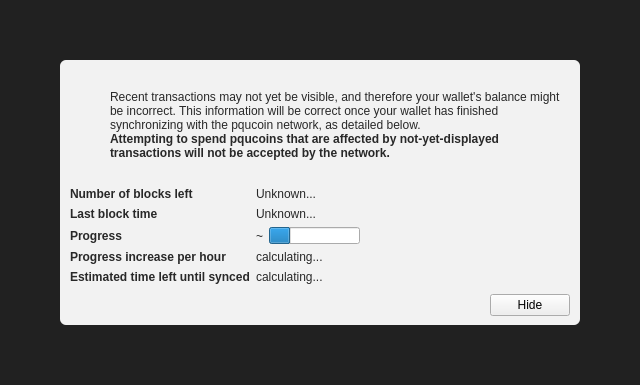
<?xml version="1.0" encoding="UTF-8"?>
<ui version="4.0">
 <class>ModalOverlay</class>
 <widget class="ModalOverlay" name="ModalOverlay">
  <property name="geometry">
   <rect>
    <x>0</x>
    <y>0</y>
    <width>640</width>
    <height>385</height>
   </rect>
  </property>
  <property name="windowTitle">
   <string>Form</string>
  </property>
  <layout class="QVBoxLayout" name="verticalLayout" stretch="0">
   <property name="sizeConstraint">
    <enum>QLayout::SetDefaultConstraint</enum>
   </property>
   <property name="leftMargin">
    <number>0</number>
   </property>
   <property name="topMargin">
    <number>0</number>
   </property>
   <property name="rightMargin">
    <number>0</number>
   </property>
   <property name="bottomMargin">
    <number>0</number>
   </property>
   <item>
    <widget class="QWidget" name="bgWidget" native="true">
     <property name="styleSheet">
      <string notr="true">#bgWidget { background: rgba(0,0,0,220); }</string>
     </property>
     <layout class="QVBoxLayout" name="verticalLayoutMain" stretch="1">
      <property name="leftMargin">
       <number>60</number>
      </property>
      <property name="topMargin">
       <number>60</number>
      </property>
      <property name="rightMargin">
       <number>60</number>
      </property>
      <property name="bottomMargin">
       <number>60</number>
      </property>
      <item>
       <widget class="QWidget" name="contentWidget" native="true">
        <property name="styleSheet">
         <string notr="true">#contentWidget { background: rgba(255,255,255,240); border-radius: 6px; }

QLabel { color: rgb(40,40,40);  }</string>
        </property>
        <layout class="QVBoxLayout" name="verticalLayoutSub" stretch="1,0,0,0">
         <property name="spacing">
          <number>0</number>
         </property>
         <property name="leftMargin">
          <number>10</number>
         </property>
         <property name="topMargin">
          <number>10</number>
         </property>
         <property name="rightMargin">
          <number>10</number>
         </property>
         <property name="bottomMargin">
          <number>10</number>
         </property>
         <item>
          <layout class="QHBoxLayout" name="horizontalLayoutIconText" stretch="0,1">
           <property name="topMargin">
            <number>20</number>
           </property>
           <item>
            <layout class="QVBoxLayout" name="verticalLayoutIcon">
             <property name="leftMargin">
              <number>0</number>
             </property>
             <item>
              <widget class="QPushButton" name="warningIcon">
               <property name="enabled">
                <bool>false</bool>
               </property>
               <property name="text">
                <string/>
               </property>
               <property name="icon">
                <iconset>
                 <normaloff>:/icons/warning</normaloff>
                 <disabledoff>:/icons/warning</disabledoff>:/icons/warning</iconset>
               </property>
               <property name="iconSize">
                <size>
                 <width>48</width>
                 <height>48</height>
                </size>
               </property>
               <property name="flat">
                <bool>true</bool>
               </property>
              </widget>
             </item>
             <item>
              <spacer name="verticalSpacerWarningIcon">
               <property name="orientation">
                <enum>Qt::Vertical</enum>
               </property>
               <property name="sizeHint" stdset="0">
                <size>
                 <width>20</width>
                 <height>40</height>
                </size>
               </property>
              </spacer>
             </item>
            </layout>
           </item>
           <item>
            <layout class="QVBoxLayout" name="verticalLayoutInfoText">
             <property name="leftMargin">
              <number>0</number>
             </property>
             <property name="topMargin">
              <number>0</number>
             </property>
             <item>
              <widget class="QLabel" name="infoText">
               <property name="text">
                <string>Recent transactions may not yet be visible, and therefore your wallet's balance might be incorrect. This information will be correct once your wallet has finished synchronizing with the pqucoin network, as detailed below.</string>
               </property>
               <property name="textFormat">
                <enum>Qt::RichText</enum>
               </property>
               <property name="wordWrap">
                <bool>true</bool>
               </property>
              </widget>
             </item>
             <item>
              <widget class="QLabel" name="infoTextStrong">
               <property name="font">
                <font>
                 <weight>75</weight>
                 <bold>true</bold>
                </font>
               </property>
               <property name="text">
                <string>Attempting to spend pqucoins that are affected by not-yet-displayed transactions will not be accepted by the network.</string>
               </property>
               <property name="textFormat">
                <enum>Qt::RichText</enum>
               </property>
               <property name="wordWrap">
                <bool>true</bool>
               </property>
              </widget>
             </item>
             <item>
              <spacer name="verticalSpacerInTextSpace">
               <property name="orientation">
                <enum>Qt::Vertical</enum>
               </property>
               <property name="sizeHint" stdset="0">
                <size>
                 <width>20</width>
                 <height>40</height>
                </size>
               </property>
              </spacer>
             </item>
            </layout>
           </item>
          </layout>
         </item>
         <item>
          <spacer name="verticalSpacerAfterText">
           <property name="orientation">
            <enum>Qt::Vertical</enum>
           </property>
           <property name="sizeHint" stdset="0">
            <size>
             <width>20</width>
             <height>40</height>
            </size>
           </property>
          </spacer>
         </item>
         <item>
          <layout class="QFormLayout" name="formLayout">
           <property name="fieldGrowthPolicy">
            <enum>QFormLayout::FieldsStayAtSizeHint</enum>
           </property>
           <property name="horizontalSpacing">
            <number>6</number>
           </property>
           <property name="verticalSpacing">
            <number>6</number>
           </property>
           <property name="topMargin">
            <number>10</number>
           </property>
           <item row="0" column="0">
            <widget class="QLabel" name="labelNumberOfBlocksLeft">
             <property name="font">
              <font>
               <weight>75</weight>
               <bold>true</bold>
              </font>
             </property>
             <property name="text">
              <string>Number of blocks left</string>
             </property>
            </widget>
           </item>
           <item row="0" column="1">
            <widget class="QLabel" name="numberOfBlocksLeft">
             <property name="text">
              <string>Unknown...</string>
             </property>
            </widget>
           </item>
           <item row="1" column="0">
            <widget class="QLabel" name="labelLastBlockTime">
             <property name="font">
              <font>
               <weight>75</weight>
               <bold>true</bold>
              </font>
             </property>
             <property name="text">
              <string>Last block time</string>
             </property>
            </widget>
           </item>
           <item row="1" column="1">
            <widget class="QLabel" name="newestBlockDate">
             <property name="sizePolicy">
              <sizepolicy hsizetype="Maximum" vsizetype="Preferred">
               <horstretch>0</horstretch>
               <verstretch>0</verstretch>
              </sizepolicy>
             </property>
             <property name="text">
              <string>Unknown...</string>
             </property>
            </widget>
           </item>
           <item row="2" column="0">
            <widget class="QLabel" name="labelSyncDone">
             <property name="font">
              <font>
               <weight>75</weight>
               <bold>true</bold>
              </font>
             </property>
             <property name="text">
              <string>Progress</string>
             </property>
            </widget>
           </item>
           <item row="2" column="1">
            <layout class="QHBoxLayout" name="horizontalLayoutSync" stretch="0,1">
             <item>
              <widget class="QLabel" name="percentageProgress">
               <property name="text">
                <string notr="true">~</string>
               </property>
              </widget>
             </item>
             <item>
              <widget class="QProgressBar" name="progressBar">
               <property name="value">
                <number>24</number>
               </property>
               <property name="format">
                <string/>
               </property>
              </widget>
             </item>
            </layout>
           </item>
           <item row="4" column="0">
            <widget class="QLabel" name="labelProgressIncrease">
             <property name="font">
              <font>
               <weight>75</weight>
               <bold>true</bold>
              </font>
             </property>
             <property name="text">
              <string>Progress increase per hour</string>
             </property>
            </widget>
           </item>
           <item row="4" column="1">
            <widget class="QLabel" name="progressIncreasePerH">
             <property name="text">
              <string>calculating...</string>
             </property>
            </widget>
           </item>
           <item row="5" column="0">
            <widget class="QLabel" name="labelEstimatedTimeLeft">
             <property name="font">
              <font>
               <weight>75</weight>
               <bold>true</bold>
              </font>
             </property>
             <property name="text">
              <string>Estimated time left until synced</string>
             </property>
            </widget>
           </item>
           <item row="5" column="1">
            <widget class="QLabel" name="expectedTimeLeft">
             <property name="text">
              <string>calculating...</string>
             </property>
            </widget>
           </item>
          </layout>
         </item>
         <item>
          <layout class="QHBoxLayout" name="horizontalLayoutButtons">
           <property name="leftMargin">
            <number>10</number>
           </property>
           <property name="topMargin">
            <number>10</number>
           </property>
           <item>
            <spacer name="horizontalSpacer">
             <property name="orientation">
              <enum>Qt::Horizontal</enum>
             </property>
             <property name="sizeHint" stdset="0">
              <size>
               <width>40</width>
               <height>20</height>
              </size>
             </property>
            </spacer>
           </item>
           <item>
            <widget class="QPushButton" name="closeButton">
             <property name="text">
              <string>Hide</string>
             </property>
            </widget>
           </item>
          </layout>
         </item>
        </layout>
       </widget>
      </item>
     </layout>
    </widget>
   </item>
  </layout>
 </widget>
 <customwidgets>
  <customwidget>
   <class>ModalOverlay</class>
   <extends>QWidget</extends>
   <header>modaloverlay.h</header>
   <container>1</container>
  </customwidget>
 </customwidgets>
 <resources/>
 <connections/>
</ui>
